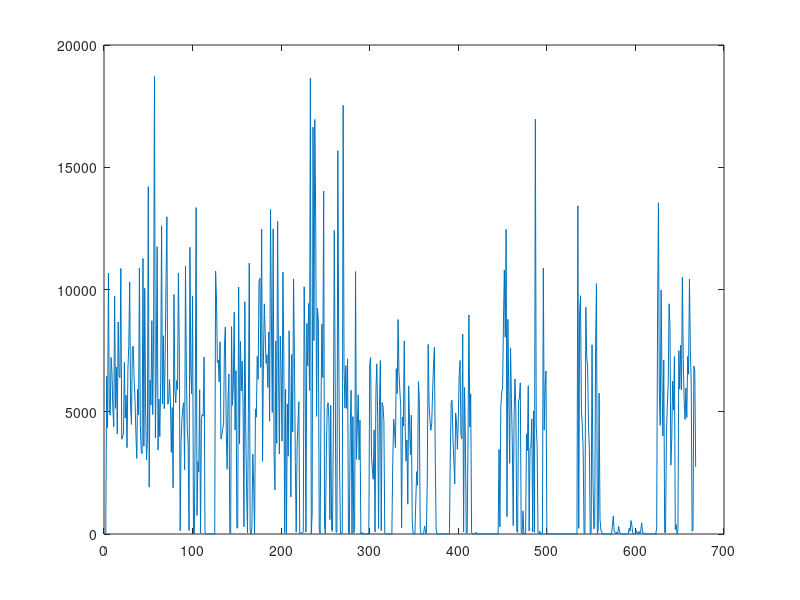
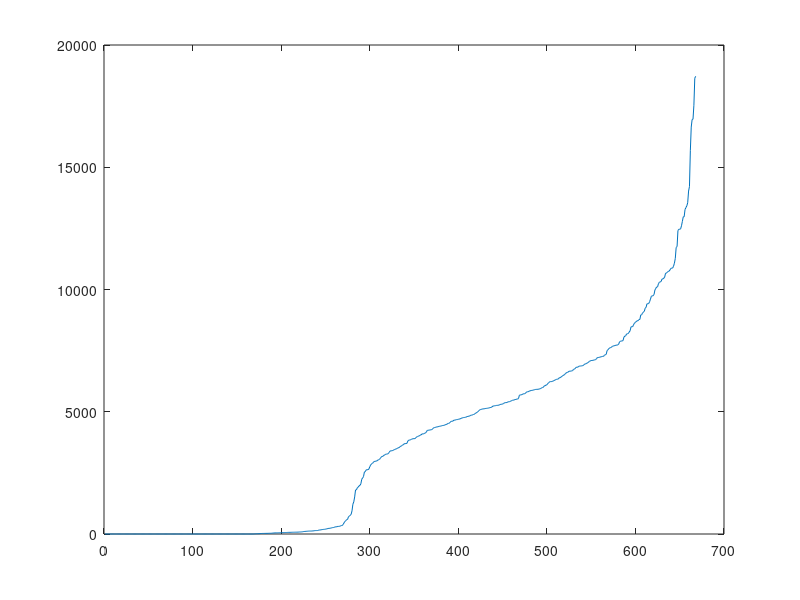
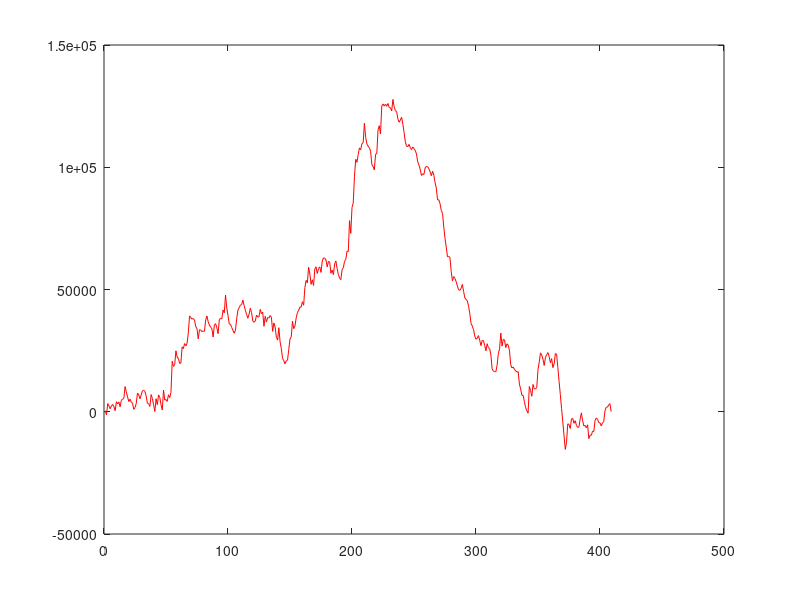

Source code (MATLAB) for these figures, in order:
% run change point analysis
% this is to create the figures needed for the lecture.

dailySteps = csvread('dailySteps.csv');
% the first column is the month number, and the second is the daily step count.  We don't need the first column, so let's drop it.
dailySteps = dailySteps(:, 2);

% Let's plot this so we have an idea of what we are working with
plot(dailySteps)
saveas(gcf, 'all_daily_steps.png')
pause

% Let's order these and plot them all.
plot(sort(dailySteps))
saveas(gcf, 'all_daily_steps_sorted.png')
pause

% we can see that there are some really small values, and also some really large values.
% knowing that low step counts may indicate the device wasn't worn, or was only breifly worn, we can establish a filter to remove these.
% You can consider finding the standard deviation of the dataset, and then remove the lower step counts
% Or we can threshold the data to something reasonable.  What's reasonable?  150 steps isn't "normal".  What about 250?
% I want to use 270, see the above figure
dailySteps = dailySteps(dailySteps > 270, :)

% we need to mean center the data
dailySteps_err = (dailySteps - round(mean(dailySteps))); % error from mean, rounding to make it easier to see what is going on

% next we introduce the key steps in CPA, everything before was data prep
csum_err = cumsum(dailySteps_err)
plot(csum_err, 'r-')
saveas(gcf, 'all_daily_steps_cumsum_err.png')
pause

% but how much of this is from chance alone?
%%%%%%%%%%%%%%%%%%%%%%%%%%%%%%%%%%%%%%%%%%%%%%%%%%%%%%%%%%%%%%%%%%
% lets do some bootstrapping!
bootstrap_iterations = 10
csum_err_bootstrap = [];
for i = 1:bootstrap_iterations
	X_bootstrap = [dailySteps_err', rand(size(dailySteps_err'))];
	X_bootstrap = sortrows(X_bootstrap, 2)'(1,:);
	csum_err_bootstrap = [csum_err_bootstrap; cumsum(X_bootstrap)];
end

%%%%%%%%%%%%%%%%%%%%%%%%%%%%%%%%%%%%%%%%%%%%%%%%%%%%%%%%%%%%%%%%%%
% determine if we have a real change point
range_bootstrap = max(csum_err_bootstrap, [], 2) - min(csum_err_bootstrap, [], 2);
range_csum = max(csum_err, [], 2) - min(csum_err, [], 2);
[x, ix] = max(abs(csum_err))
% change_point = T(ix);
